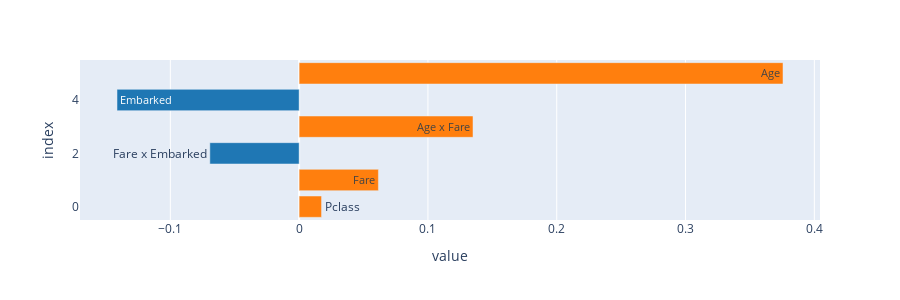

Notebook cell for this chart:
### Code cell
# The ONNX predictions contain also the local explanation
# We can display the same plots.

show_onnx_local_explanation(onnx_pred, 4)

### Figure 1 — Plotly figure (JSON) as saved in the notebook; plotly's stock layout.template omitted (floating-point values rounded to 4 significant figures)
{"data": [{"alignmentgroup": "True", "hovertemplate": "color=True<br>value=%{x}<br>index=%{y}<br>text=%{text}<extra></extra>", "legendgroup": "True", "marker": {"color": "#FF7F0E"}, "name": "True", "offsetgroup": "True", "orientation": "h", "showlegend": true, "text": ["Pclass", "Fare", "Age x Fare", "Age"], "textposition": "auto", "type": "bar", "x": [0.0174, 0.06154, 0.135, 0.3757], "xaxis": "x", "y": [0, 1, 3, 5], "yaxis": "y"}, {"alignmentgroup": "True", "hovertemplate": "color=False<br>value=%{x}<br>index=%{y}<br>text=%{text}<extra></extra>", "legendgroup": "False", "marker": {"color": "#1F77B4"}, "name": "False", "offsetgroup": "False", "orientation": "h", "showlegend": true, "text": ["Fare x Embarked", "Embarked"], "textposition": "auto", "type": "bar", "x": [-0.06934, -0.1414], "xaxis": "x", "y": [2, 4], "yaxis": "y"}], "layout": {"barmode": "relative", "height": 300, "legend": {"title": {"text": "color"}, "tracegroupgap": 0}, "margin": {"t": 60}, "showlegend": false, "xaxis": {"anchor": "y", "domain": [0, 1], "title": {"text": "value"}}, "yaxis": {"anchor": "x", "domain": [0, 1], "title": {"text": "index"}}}}
